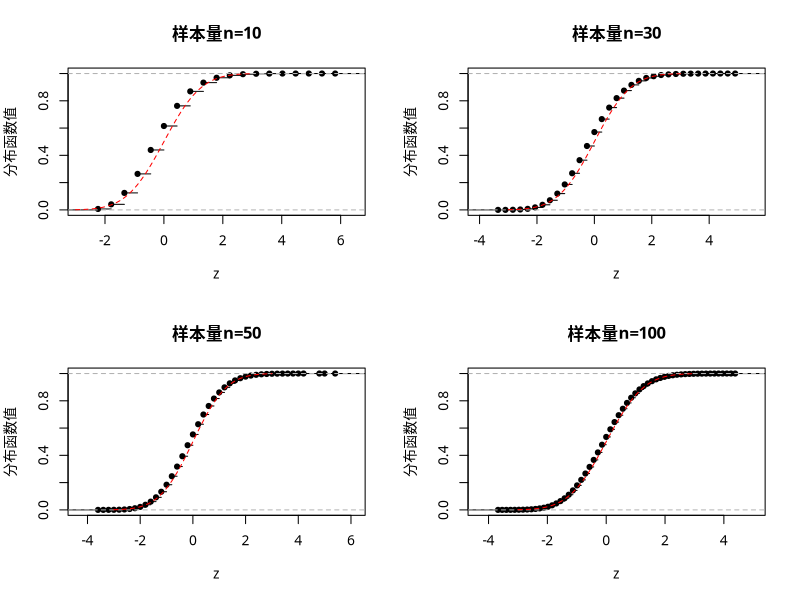

Reproduce this figure in R.
## ---- chunk 1
# 函数定义举例
powers <- function(x, ...) {
  for(i in list(...)) { 
    print(x^i)
  } 
}

# 注意调用返回结果的不同 
powers(2, 1,2,3,4,5,6)
powers(2, 1:6)
powers(2, matrix(1:6,2), 1:6, 1,2,3,4,5,6)
## ---- chunk 2
# 定义一个匿名函数并执行
(function(x, y=c(1,2,3)){ return(x^y)})(3)
## ---- chunk 3
fun <- function(x, y=c(1, 2, 3)) {
  return(x^y)
}

fun(3)
fun(y=3, x=2)
fun(y=3, 2)

fun(3, 1:6)
fun(2, matrix(1:6, nrow=2))
## ---- chunk 4
a = 0
b = 2
g = function(x)x

set.seed(1)     # 固定随机数生成初值，确保结果可重复计算
mc.rep = 100    # 蒙特卡洛重复观测次数

integ = function(a, b, r) {
  mean( (b-a)*g(runif(mc.rep, min=a, max = b)) )
}

integ(a, b, mc.rep)

mc.rep = 10000  # 重设观测次数
integ(a, b, mc.rep)

integrate(g, lower = a, upper = b)
## ---- chunk 5
a = -2
b = 2
g = function(x) dnorm(x)

set.seed(1)     # 固定随机数生成初值，确保结果可重复计算
mc.rep = 100    # 蒙特卡洛重复观测次数

integ = function(a, b, r) {
  mean( (b-a)*g(runif(mc.rep, min=a, max = b)) )
}

integ(a, b, mc.rep)

mc.rep = 10000        # 重设观测次数
integ(a, b, mc.rep)

integrate(g, lower = a, upper = b)

pnorm(b) - pnorm(a)   # 正态函数pnorm()法
## ---- chunk 6
x = rnorm(mc.rep, 0, 1)
I = x>-2 & x<2
p = mean(I)
p
## ---- chunk 7
# 总体为泊松分布 P(0.5)
lamda = 0.5

# 蒙特卡洛重复次数为100000
mc.rep = 100000

# 拟考察的样本量为10，30，50，100
# 拟在一下点处计算分布函数取值
z = seq(-3, 3, 0.1)

# 绘图窗口
par(mfrow = c(2, 2))
for (n in c(10, 30, 50, 100)) {
  
  # 通过抽取泊松分布随机函数获得Zn的100000次重复观测
  x = matrix(rpois(n*mc.rep, lambda = lamda), nrow = n)
  
  # 获取特定样本量下 Zn 的 mc.rep 次重复值
  Zn = sqrt(n)*(colMeans(x) - lamda) / sqrt(lamda)
  
  # 计算Zn的mc.rep次重复值对应的经验分布函数（因mc.rep很大，可以视为Zn的精确分布）并绘图
  plot(ecdf(Zn), xlab = "z", ylab = "分布函数值", main = paste("样本量n=", n, sep=""), family = "STXihei")
  
  # 添加标准正态分布函数，以便同Zn精确分布（的蒙特卡洛）作比较
  lines(z, pnorm(z), col = "red", lty = 2)
}
